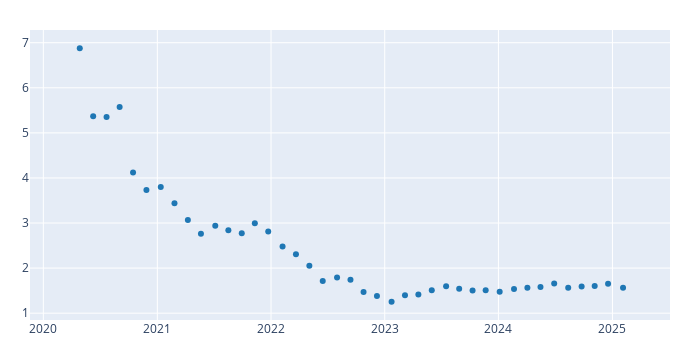

The notebook cell this image was saved under:
### Code cell
# Plot best Sharpe ratio at each rebalancing day
pd.Series(srb_sharpe, index=price.index).vbt.scatterplot(trace_kwargs=dict(mode='markers')).show()

### Figure 1 — Plotly figure (JSON) as saved in the notebook; plotly's stock layout.template omitted (floating-point values rounded to 4 significant figures; data arrays with more than 128 entries replaced by an {"elided": "..."} marker saying what was removed)
{"data": [{"mode": "markers", "showlegend": false, "type": "scatter", "uid": "36dee0bb-2d09-498a-9adf-37a89bc63fbf", "x": {"elided": "1256 str values"}, "y": {"elided": "1256 float values"}}], "layout": {"height": 350, "legend": {"orientation": "h", "traceorder": "normal", "x": 1, "xanchor": "right", "y": 1.02, "yanchor": "bottom"}, "margin": {"b": 30, "l": 30, "r": 30, "t": 30}, "width": 700}}
